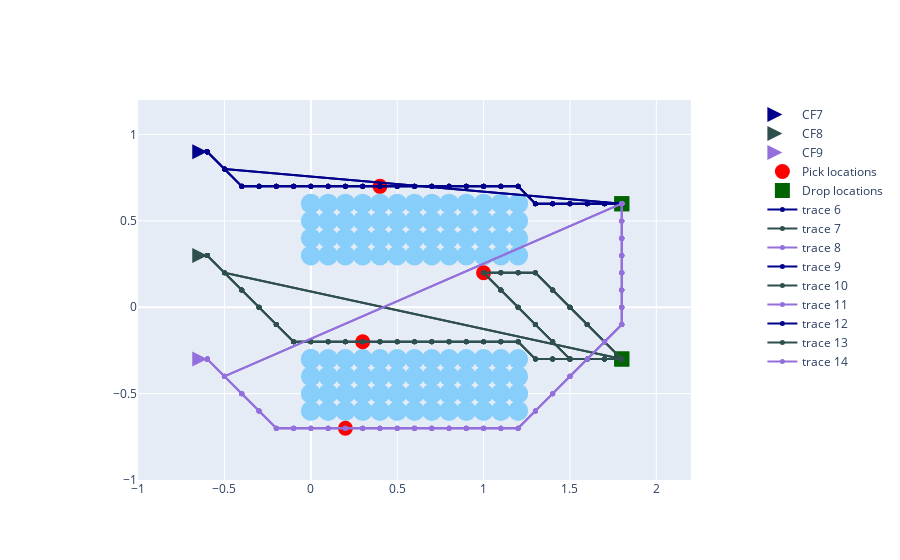
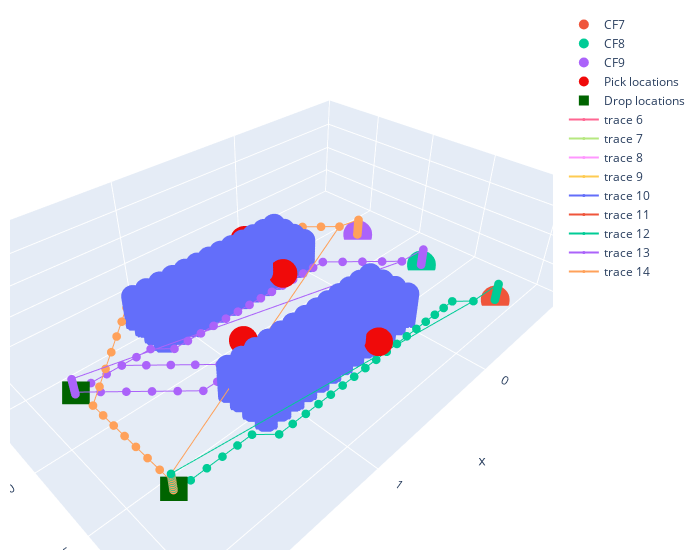

Notebook code cell kept with these figures, in order:
### Markdown cell above
##### 5.B. Run main loop

### Code cell
time_lapse = 0
flight_duration = 15

# initialize and take off all agents
for agent in agent_list.values():
    agent.initialize_agent()

time.sleep(3)

step = 0

# while True:
while time_lapse < flight_duration: #secs
    
    for agent in agent_list.values():
        trajectory=agent.get_trajectory()
        if step < len(trajectory):
            agent.control_method = agent_nav(agent,trajectory[step])
        
        # print out current position of each agent
        x, y, z = agent.get_pos().x, agent.get_pos().y, agent.get_pos().z
        # print(f'Agent [{agent._id}]: t = {time_lapse} -> [x, y, z] = [{x:0.3f}, {y:0.3f}, {z:0.3f}]')
        
    # print('------------------------------------')    
    step += 1
    
    # keep track of time lapsed
    time_lapse += time_delta

    time.sleep(time_delta) 

# land all agents
for agent in agent_list.values():
    agent.land()

# plot the agent trajectory
sim.update_plot()
